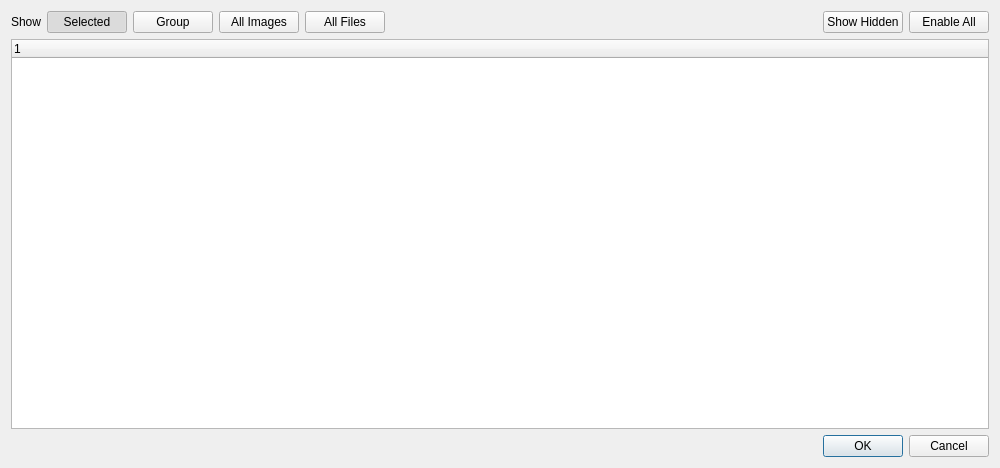
<?xml version="1.0" encoding="UTF-8"?>
<ui version="4.0">
 <class>Renamer</class>
 <widget class="QDialog" name="Renamer">
  <property name="geometry">
   <rect>
    <x>0</x>
    <y>0</y>
    <width>1000</width>
    <height>468</height>
   </rect>
  </property>
  <property name="windowTitle">
   <string>Rename Files</string>
  </property>
  <layout class="QVBoxLayout" name="verticalLayout">
   <item>
    <layout class="QHBoxLayout" name="horizontalLayout">
     <item>
      <widget class="QLabel" name="label">
       <property name="text">
        <string>Show</string>
       </property>
      </widget>
     </item>
     <item>
      <widget class="QPushButton" name="show_selected_button">
       <property name="text">
        <string>Selected</string>
       </property>
       <property name="checkable">
        <bool>true</bool>
       </property>
       <property name="checked">
        <bool>true</bool>
       </property>
      </widget>
     </item>
     <item>
      <widget class="QPushButton" name="show_group_button">
       <property name="text">
        <string>Group</string>
       </property>
       <property name="checkable">
        <bool>true</bool>
       </property>
      </widget>
     </item>
     <item>
      <widget class="QPushButton" name="show_images_button">
       <property name="text">
        <string>All Images</string>
       </property>
       <property name="checkable">
        <bool>true</bool>
       </property>
      </widget>
     </item>
     <item>
      <widget class="QPushButton" name="show_all_button">
       <property name="text">
        <string>All Files</string>
       </property>
       <property name="checkable">
        <bool>true</bool>
       </property>
      </widget>
     </item>
     <item>
      <spacer name="horizontalSpacer">
       <property name="orientation">
        <enum>Qt::Horizontal</enum>
       </property>
       <property name="sizeHint" stdset="0">
        <size>
         <width>40</width>
         <height>20</height>
        </size>
       </property>
      </spacer>
     </item>
     <item>
      <widget class="QPushButton" name="show_hidden_button">
       <property name="text">
        <string>Show Hidden</string>
       </property>
       <property name="checkable">
        <bool>true</bool>
       </property>
      </widget>
     </item>
     <item>
      <widget class="QPushButton" name="enable_all_button">
       <property name="toolTip">
        <string>Allow editing of all visible files.</string>
       </property>
       <property name="text">
        <string>Enable All</string>
       </property>
       <property name="checkable">
        <bool>true</bool>
       </property>
      </widget>
     </item>
    </layout>
   </item>
   <item>
    <widget class="RenamerFileTreeView" name="file_view">
     <property name="acceptDrops">
      <bool>true</bool>
     </property>
     <property name="editTriggers">
      <set>QAbstractItemView::DoubleClicked|QAbstractItemView::EditKeyPressed</set>
     </property>
     <property name="dragEnabled">
      <bool>true</bool>
     </property>
     <property name="dragDropMode">
      <enum>QAbstractItemView::InternalMove</enum>
     </property>
     <property name="defaultDropAction">
      <enum>Qt::MoveAction</enum>
     </property>
     <property name="sortingEnabled">
      <bool>false</bool>
     </property>
     <attribute name="headerVisible">
      <bool>true</bool>
     </attribute>
     <attribute name="headerDefaultSectionSize">
      <number>200</number>
     </attribute>
     <column>
      <property name="text">
       <string notr="true">1</string>
      </property>
     </column>
    </widget>
   </item>
   <item>
    <widget class="QDialogButtonBox" name="buttonBox">
     <property name="orientation">
      <enum>Qt::Horizontal</enum>
     </property>
     <property name="standardButtons">
      <set>QDialogButtonBox::Cancel|QDialogButtonBox::Ok</set>
     </property>
    </widget>
   </item>
  </layout>
 </widget>
 <customwidgets>
  <customwidget>
   <class>RenamerFileTreeView</class>
   <extends>QTreeWidget</extends>
   <header>picture_comparator/view/renamer_file_tree_view</header>
  </customwidget>
 </customwidgets>
 <resources/>
 <connections>
  <connection>
   <sender>buttonBox</sender>
   <signal>accepted()</signal>
   <receiver>Renamer</receiver>
   <slot>accept()</slot>
   <hints>
    <hint type="sourcelabel">
     <x>248</x>
     <y>254</y>
    </hint>
    <hint type="destinationlabel">
     <x>157</x>
     <y>274</y>
    </hint>
   </hints>
  </connection>
  <connection>
   <sender>buttonBox</sender>
   <signal>rejected()</signal>
   <receiver>Renamer</receiver>
   <slot>reject()</slot>
   <hints>
    <hint type="sourcelabel">
     <x>316</x>
     <y>260</y>
    </hint>
    <hint type="destinationlabel">
     <x>286</x>
     <y>274</y>
    </hint>
   </hints>
  </connection>
 </connections>
</ui>
